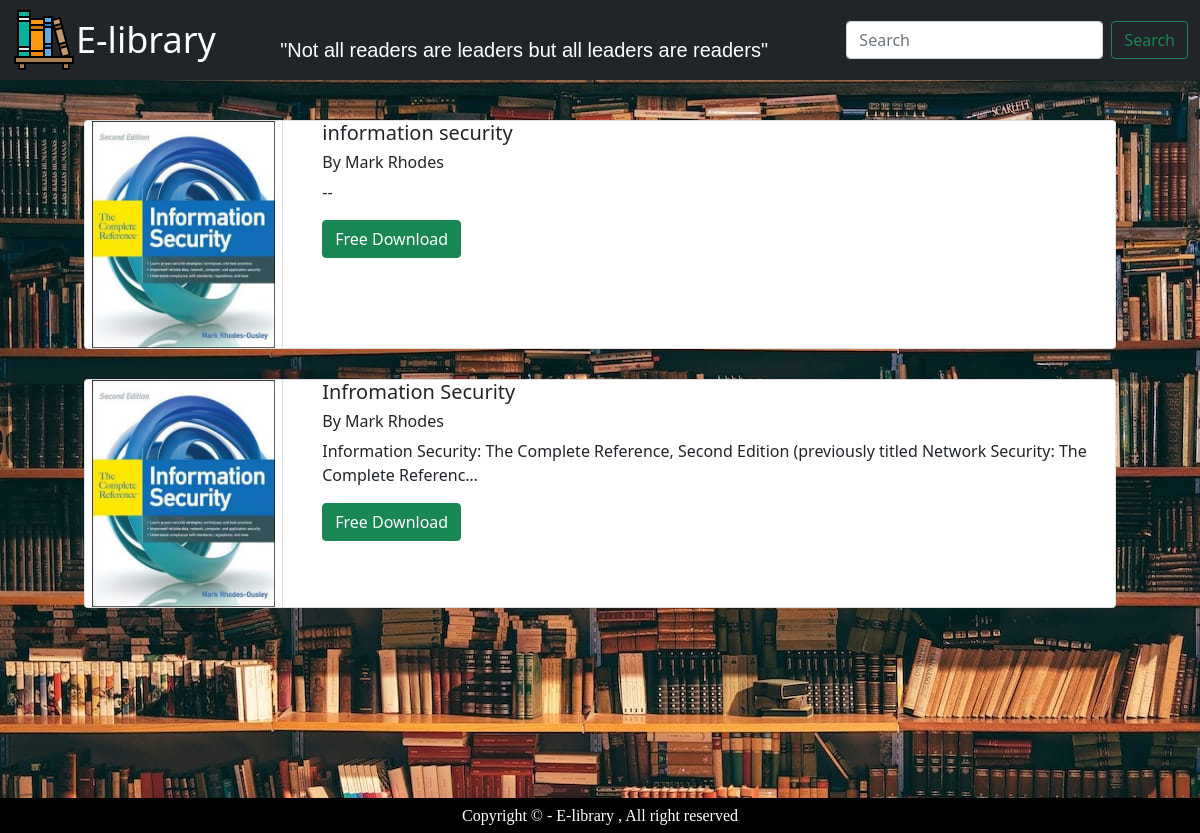
The page / on the database its author committed.
### home/models.py (models this page shows, shortened)
class ebook(models.Model):
    bookid=models.AutoField(primary_key=True)
    book=models.FileField(upload_to=book_directory_path)
    bookname=models.CharField(max_length=200)
    bookauthor=models.CharField(max_length=200)
    bookdesc=models.CharField(max_length=1000)
    Thumbnail=models.ImageField(upload_to=book_directory_path, verbose_name="Thumbnail")
    slug=models.SlugField(max_length=100,blank=True,null=True)

### home/views.py (the view)
# urls.py: 2. Add a URL to urlpatterns:  path('', views.home, name='home')
def home(request):
    ebooks=ebook.objects.order_by(Coalesce('bookid','bookid').desc())
    context={
        'ebooks':ebooks,
    }
    return render(request,"home.html",context)

### templates/home.html (shortened to what this page needs)
{% extends 'basic.html' %}
{% block body %}
<div class="bgimg">
    <div class="elib">
        <div class="elibcard">
        {% for i in ebooks %}
            <div class="card" >
                <div class="thumbnailimage">
                    <img src='/media/{{i.Thumbnail}}' class="thumbnailbook" alt="{{i.bookname}}">
                </div>
                <div class="ebookinfo">
                    <h5 class="Ebooktitle">{{i.bookname}}</h5>
                    <h6 class="ebookauthoe">By {{i.bookauthor}}</h6>
                    <p class="Ebookdesc">{{i.bookdesc|truncatechars:120}}</p>
                    <a href="{{i.slug}}" class="ebookdownload btn btn-success">Free Download</a>
                </div>
            </div>
        {% endfor %}
        </div>
    </div>
</div>
{% endblock %}

### templates/basic.html (shortened to what this page needs)
<!DOCTYPE html>
<html lang="en">
<head>
    <link href="https://cdn.jsdelivr.net/npm/bootstrap@5.0.2/dist/css/bootstrap.min.css" rel="stylesheet">
</head>
<body>
    <nav class="navbar navbar-expand-lg navbar-dark bg-dark">
  <div class="container-fluid">
    <img src="../media/bookicon.png" alt="">
    <a class="navbar-brand" href="/">E-library</a>
    <div class="collapse navbar-collapse" id="navbarSupportedContent">
      <form method="get" action="/search" class="d-flex">
        <input class="form-control me-2" type="search" placeholder="Search" aria-label="Search" name="search">
        <button class="btn btn-outline-success" type="submit">Search</button>
      </form>
    <div class="quotes">
      <p>"Not all readers are leaders but all leaders are readers"</p>
    </div>
    </div>
  </div>
</nav>
    {% block body %}{% endblock body %}
<footer>
    <div class="footerelibrary">
      Copyright &#169 - E-library , All right reserved
    </div>
</footer>
</body>
</html>

### rows shown on the page
ebook: Thumbnail (picture), bookname "information security", bookauthor "Mark Rhodes", bookdesc "--"
ebook: Thumbnail (picture), bookname "Infromation Security", bookauthor "Mark Rhodes", bookdesc "Information Security: The Complete Reference, Second Edition (previously titled Network Security: The Complete Referenc…"
